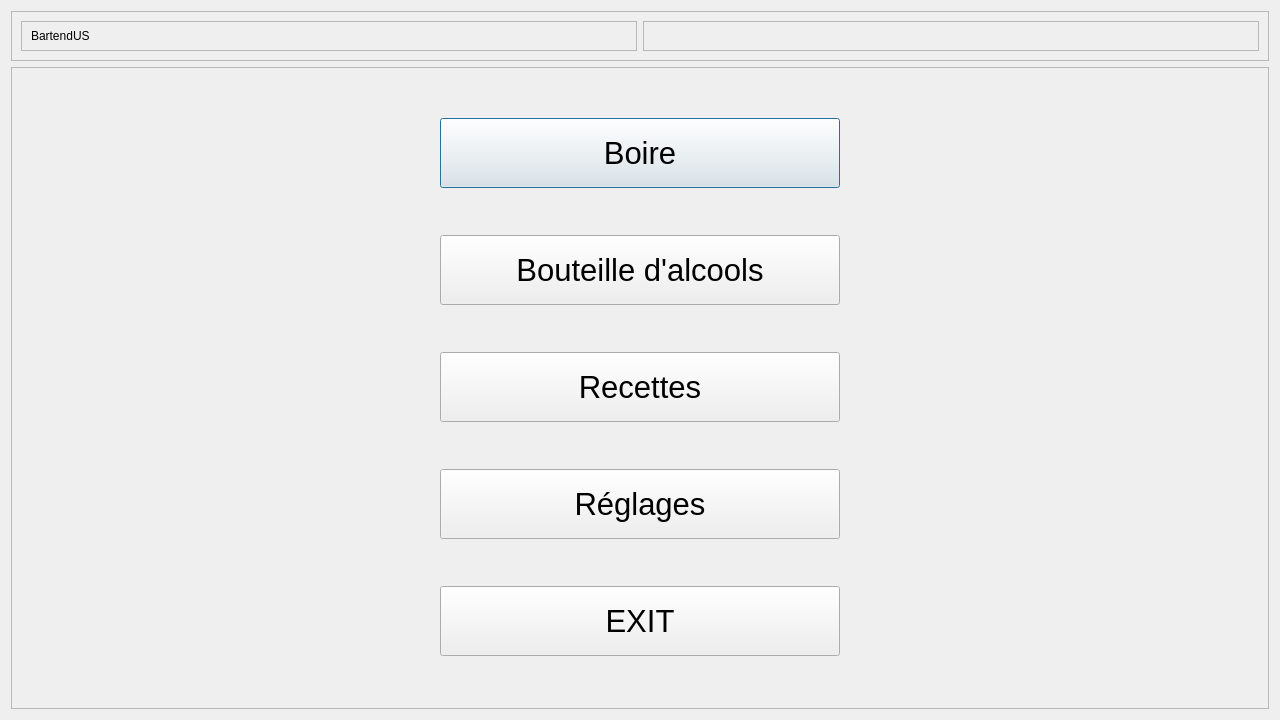
<?xml version="1.0" encoding="UTF-8"?>
<ui version="4.0">
 <class>Dialog</class>
 <widget class="QDialog" name="Dialog">
  <property name="geometry">
   <rect>
    <x>0</x>
    <y>0</y>
    <width>1280</width>
    <height>720</height>
   </rect>
  </property>
  <property name="minimumSize">
   <size>
    <width>1280</width>
    <height>720</height>
   </size>
  </property>
  <property name="maximumSize">
   <size>
    <width>1280</width>
    <height>720</height>
   </size>
  </property>
  <property name="windowTitle">
   <string>Dialog</string>
  </property>
  <layout class="QVBoxLayout" name="verticalLayout">
   <item>
    <widget class="QFrame" name="haut">
     <property name="maximumSize">
      <size>
       <width>16777215</width>
       <height>50</height>
      </size>
     </property>
     <property name="frameShape">
      <enum>QFrame::StyledPanel</enum>
     </property>
     <property name="frameShadow">
      <enum>QFrame::Raised</enum>
     </property>
     <layout class="QHBoxLayout" name="horizontalLayout">
      <item>
       <widget class="QFrame" name="titre">
        <property name="frameShape">
         <enum>QFrame::StyledPanel</enum>
        </property>
        <property name="frameShadow">
         <enum>QFrame::Raised</enum>
        </property>
        <layout class="QHBoxLayout" name="horizontalLayout_2">
         <item>
          <widget class="QLabel" name="label">
           <property name="text">
            <string>BartendUS</string>
           </property>
          </widget>
         </item>
        </layout>
       </widget>
      </item>
      <item>
       <widget class="QFrame" name="heure">
        <property name="frameShape">
         <enum>QFrame::StyledPanel</enum>
        </property>
        <property name="frameShadow">
         <enum>QFrame::Raised</enum>
        </property>
       </widget>
      </item>
     </layout>
    </widget>
   </item>
   <item>
    <widget class="QFrame" name="bas">
     <property name="minimumSize">
      <size>
       <width>0</width>
       <height>0</height>
      </size>
     </property>
     <property name="maximumSize">
      <size>
       <width>1280</width>
       <height>720</height>
      </size>
     </property>
     <property name="frameShape">
      <enum>QFrame::StyledPanel</enum>
     </property>
     <property name="frameShadow">
      <enum>QFrame::Raised</enum>
     </property>
     <layout class="QVBoxLayout" name="verticalLayout_2">
      <item alignment="Qt::AlignHCenter">
       <widget class="QPushButton" name="boire">
        <property name="minimumSize">
         <size>
          <width>400</width>
          <height>70</height>
         </size>
        </property>
        <property name="maximumSize">
         <size>
          <width>400</width>
          <height>70</height>
         </size>
        </property>
        <property name="font">
         <font>
          <pointsize>23</pointsize>
         </font>
        </property>
        <property name="text">
         <string>Boire</string>
        </property>
       </widget>
      </item>
      <item alignment="Qt::AlignHCenter">
       <widget class="QPushButton" name="bouteilles">
        <property name="minimumSize">
         <size>
          <width>400</width>
          <height>70</height>
         </size>
        </property>
        <property name="maximumSize">
         <size>
          <width>400</width>
          <height>70</height>
         </size>
        </property>
        <property name="font">
         <font>
          <pointsize>23</pointsize>
         </font>
        </property>
        <property name="text">
         <string>Bouteille d'alcools</string>
        </property>
       </widget>
      </item>
      <item alignment="Qt::AlignHCenter">
       <widget class="QPushButton" name="recettes">
        <property name="minimumSize">
         <size>
          <width>400</width>
          <height>70</height>
         </size>
        </property>
        <property name="maximumSize">
         <size>
          <width>400</width>
          <height>70</height>
         </size>
        </property>
        <property name="font">
         <font>
          <pointsize>23</pointsize>
         </font>
        </property>
        <property name="text">
         <string>Recettes</string>
        </property>
       </widget>
      </item>
      <item alignment="Qt::AlignHCenter">
       <widget class="QPushButton" name="reglages">
        <property name="minimumSize">
         <size>
          <width>400</width>
          <height>70</height>
         </size>
        </property>
        <property name="maximumSize">
         <size>
          <width>400</width>
          <height>70</height>
         </size>
        </property>
        <property name="font">
         <font>
          <pointsize>23</pointsize>
         </font>
        </property>
        <property name="text">
         <string>Réglages</string>
        </property>
       </widget>
      </item>
      <item alignment="Qt::AlignHCenter">
       <widget class="QPushButton" name="exit">
        <property name="minimumSize">
         <size>
          <width>400</width>
          <height>70</height>
         </size>
        </property>
        <property name="maximumSize">
         <size>
          <width>400</width>
          <height>70</height>
         </size>
        </property>
        <property name="font">
         <font>
          <pointsize>23</pointsize>
         </font>
        </property>
        <property name="text">
         <string>EXIT</string>
        </property>
       </widget>
      </item>
     </layout>
    </widget>
   </item>
  </layout>
 </widget>
 <resources/>
 <connections/>
</ui>
